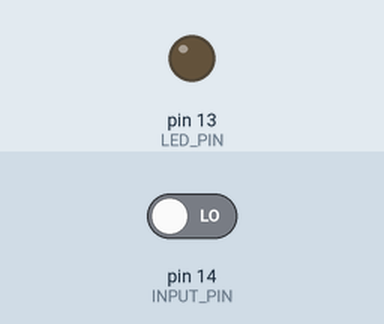
Recording of a sketch running on a simulated Arduino Uno, built with avr-gcc and run on an emulated ATmega328P. Shown: output pins drawn as LEDs (lit = HIGH). The inputs (shaded band) are chosen by the test bench; at power-on: pin 14 (INPUT_PIN) LOW. What the sketch prints to the serial monitor is not drawn.

Above: at 2.2 s.
2.3 s: pin 14 (INPUT_PIN) driven HIGH
At 3.2 s:
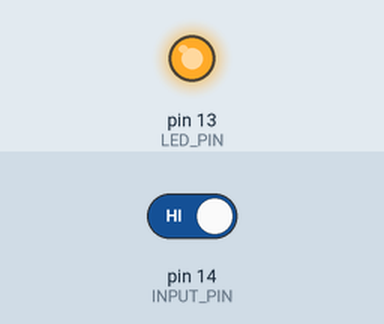
3.8 s: pin 14 (INPUT_PIN) driven LOW
At 4.3 s:
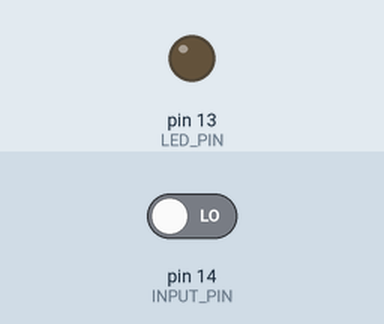
Timing chart, 0 to 6.8 s (numbered marks = the images above; inputs shaded):
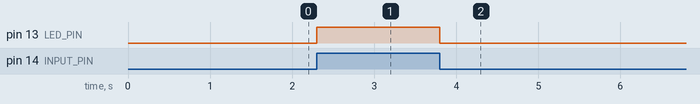

Measured:
- after the input at 2.3 s, pin 13 (LED_PIN): LOW → HIGH at once
- after the input at 3.8 s, pin 13 (LED_PIN): HIGH → LOW at once

The sketch:

logger.ino
```cpp
#include <Adafruit_INA219.h>
#include <Wire.h>

Adafruit_INA219 *ina219;

#define MPS_LIMIT 2500
#define MICROS_PER_OP (1000000 / MPS_LIMIT)

#define LED_PIN 13
#define INPUT_PIN 14

unsigned long last_sent_finished;
int last_input;

// Protocol overview
// -----------------
// Data is sent in blocks of two bytes. Based on their value
// they are interpreted as follows:
//
// 0x0000..0xFFEF  the raw power measurements in low-endian uint16_t
// 0xFFF0          the input port changed to low
// 0xFFF1          the input port changed to high
// 0xFFF2..0xFFF3  [reserved]
// 0xFFFF          synchronisation before intro sequence

void setup(void) {
    // start serial
    Serial.begin(1000000);
    while (!Serial) {
        delay(1);
    }
    Serial.write("\xff\xff\xff");
    Serial.println(
        "# Compiled on '"__DATE__
        "' at '"__TIME__
        "'");

    // setup other I/O
    pinMode(LED_PIN, OUTPUT);
    pinMode(INPUT_PIN, INPUT);
    last_input = 0;

    // start I2C devices
    ina219 = new Adafruit_INA219();
    if (!ina219->begin(&Wire)) {
        Serial.println("# Failed to find INA219 chip");
        while (1) {
            delay(10);
        }
    }

    ina219->setCalibration_16V_400mA();
    // see documentation: ina219->setCalibration_CUSTOM();

    // print debug information in header lines
    debug_mps();
    Serial.print("# input pin: ");
    Serial.println(INPUT_PIN);

    // signals begin of the main protocol; no ASCII beyond this point
    Serial.println("start");

    last_sent_finished = micros();
}

void debug_mps(void) {
    unsigned long start_t = millis();
    unsigned long cnt = 0;
    while (millis() < start_t + 1000) {
        cnt++;
        ina219->getPower_raw();
    }
    Serial.print("# mps:");
    Serial.print(cnt);
    Serial.print(" (limit:");
    Serial.print(MPS_LIMIT);
    Serial.print(")");
    Serial.println();
}

void loop(void) {
    // Read pin (and report change)
    const auto curr_input = digitalRead(INPUT_PIN);
    if (curr_input != last_input) {
        digitalWrite(LED_PIN, curr_input);
        last_input = curr_input;
        Serial.write((uint8_t)(0xFF));
        if (curr_input == LOW) {
            Serial.write((uint8_t)(0xF0));
        } else if (curr_input == HIGH) {
            Serial.write((uint8_t)(0xF1));
        }
    }

    // Read power
    uint16_t power_raw = ina219->getPower_raw();
    if (power_raw >= 0xFFF0) {
        // with leading 0xFFF is special
        power_raw = 0xFFEF;
    }

    Serial.write((uint8_t)(power_raw >> 8));
    Serial.write((uint8_t)(power_raw));

    // Pause to match our target rate
    unsigned long deadline = last_sent_finished + MICROS_PER_OP;
    while (true) {
        unsigned long now = micros();
        // micros() will overflow every ~70 minutes
        if (now <= last_sent_finished) {
            last_sent_finished = micros();
            break;
        }

        // wait until deadline passed
        if (now >= deadline) {
            last_sent_finished = deadline;
            break;
        };
    }
}
```
